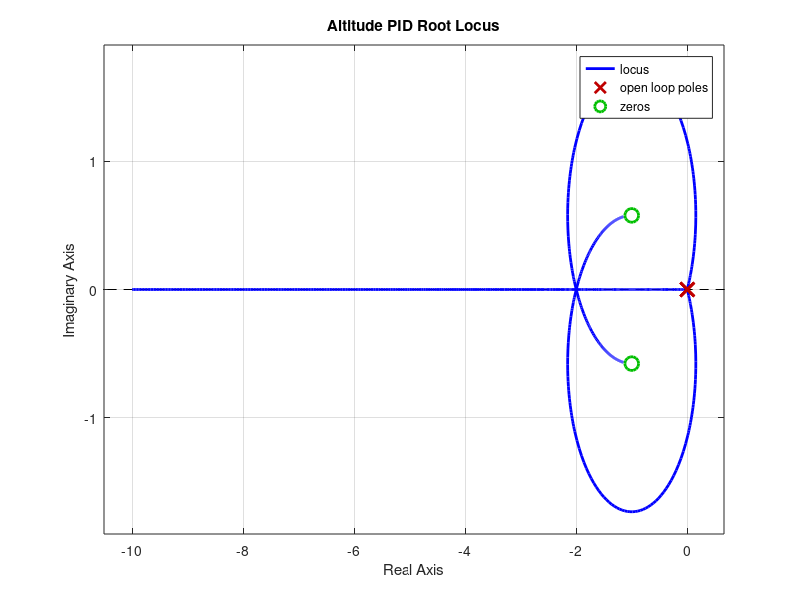

This figure's MATLAB source:
% PID Tuning Test
m = 1.0; % 1 kg
Gz = tf(1/m, [1 0 0]);  % 1/(m s^2)

Kp = 30;
Ki = 20;
Kd = 15;

Cpid = pid(Kp, Ki, Kd);

rlocus(Cpid * Gz);
title('Altitude PID Root Locus');